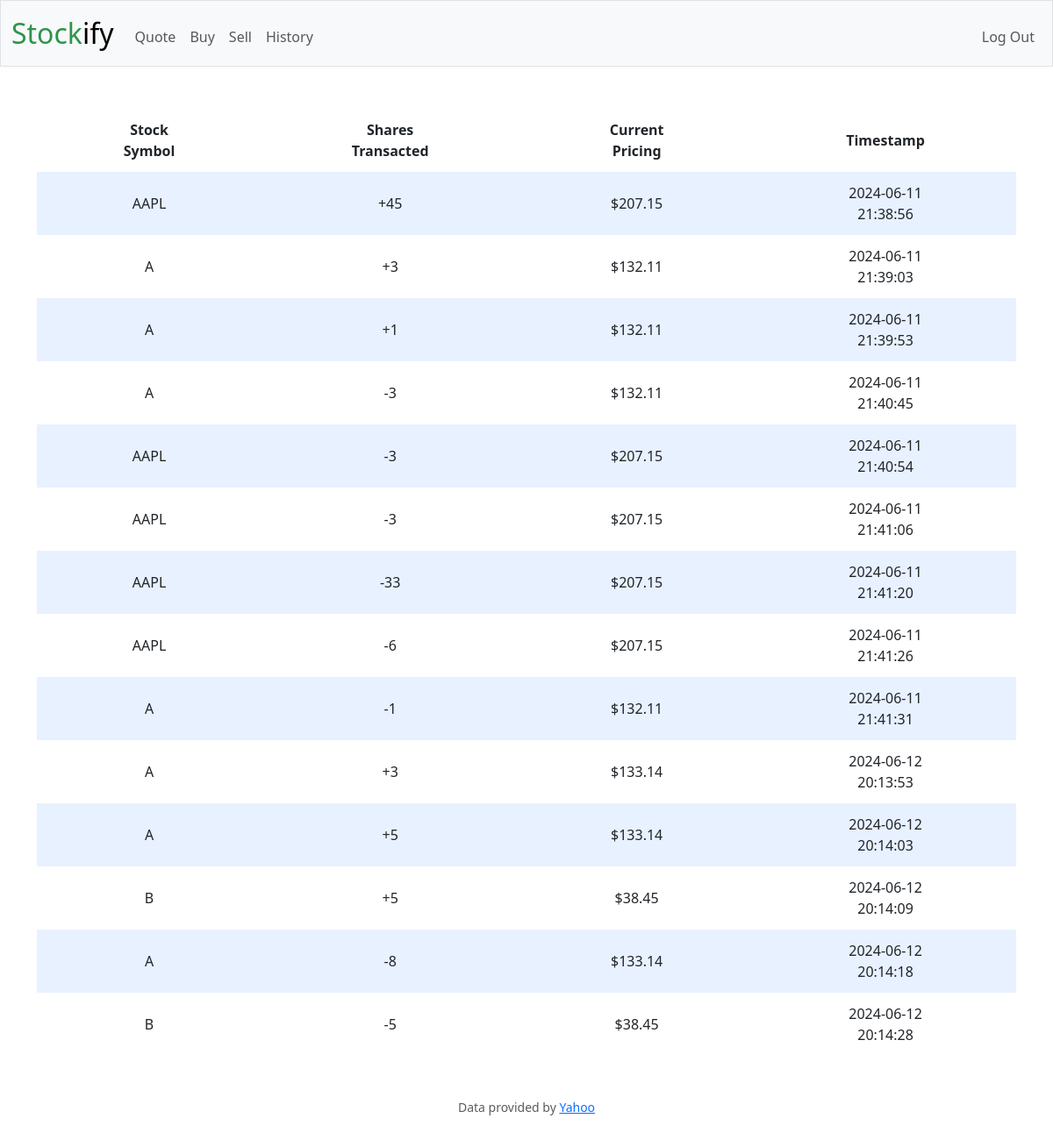
Screenshot of /history (signed in) with the database file from the repository.
### tables this page shows
CREATE TABLE history (id INTEGER PRIMARY KEY, username TEXT NOT NULL, symbol TEXT NOT NULL, shares TEXT NOT NULL, price TEXT NOT NULL, time TEXT NOT NULL);

### app.py (the view)
@app.route("/history")
@login_required
def history():
    return render_template("history.html", data=db.execute("SELECT * FROM history WHERE username = ?", session.get("username")))

### app.py (called while the page is built)
@app.after_request
def after_request(response):
    response.headers["Cache-Control"] = "no-cache, no-store, must-revalidate"
    response.headers["Expires"] = 0
    response.headers["Pragma"] = "no-cache"
    return response

### helpers.py (called while the page is built)
def login_required(f):
    @wraps(f)
    def decorated_function(*args, **kwargs):
        if session.get("user_id") is None:
            return redirect("/login")
        return f(*args, **kwargs)
    return decorated_function

### templates/history.html
{% extends "layout.html" %}
{% block main %}
<div class="section centered-table">
    <table class="centered-table">
        <thead>
            <tr>
                <th>Stock Symbol</th>
                <th>Shares Transacted</th>
                <th>Current Pricing</th>
                <th>Timestamp</th>
            </tr>
        </thead>
        <tbody>
            {% for element in data %}
            <tr>
                <td>{{ element.symbol }}</td>
                <td>{{ element.shares }}</td>
                <td>{{ element.price }}</td>
                <td>{{ element.time }}</td>
            </tr>
            {% endfor %}
        </tbody>
    </table>
</div>
{% endblock %}

### static/styles.css (style rules this page uses)
table th, table td { padding: 0.75rem 5rem; vertical-align: middle; }
tbody tr:nth-of-type(odd) { background-color: rgb(179, 208, 255, 0.3) }
.centered-table { margin-left: auto; margin-right: auto; }

### rows the page displays
history: symbol "AAPL", shares "+45", price "$207.15", time "2024-06-11 21:38:56"
history: symbol "A", shares "+3", price "$132.11", time "2024-06-11 21:39:03"
history: symbol "A", shares "+1", price "$132.11", time "2024-06-11 21:39:53"
history: symbol "A", shares "-3", price "$132.11", time "2024-06-11 21:40:45"
history: symbol "AAPL", shares "-3", price "$207.15", time "2024-06-11 21:40:54"
history: symbol "AAPL", shares "-3", price "$207.15", time "2024-06-11 21:41:06"
history: symbol "AAPL", shares "-33", price "$207.15", time "2024-06-11 21:41:20"
history: symbol "AAPL", shares "-6", price "$207.15", time "2024-06-11 21:41:26"
history: symbol "A", shares "-1", price "$132.11", time "2024-06-11 21:41:31"
history: symbol "A", shares "+3", price "$133.14", time "2024-06-12 20:13:53"
history: symbol "A", shares "+5", price "$133.14", time "2024-06-12 20:14:03"
history: symbol "B", shares "+5", price "$38.45", time "2024-06-12 20:14:09"
history: symbol "A", shares "-8", price "$133.14", time "2024-06-12 20:14:18"
history: symbol "B", shares "-5", price "$38.45", time "2024-06-12 20:14:28"
